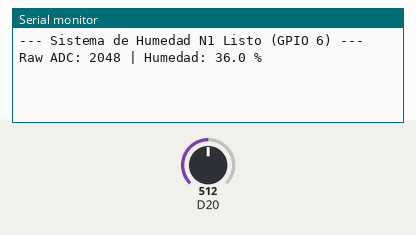
Simulated run of this sketch. Board: Arduino Zero (SAMD21). On the bench: the last lines printed to the serial monitor. The inputs (shaded band) are chosen by the test bench; at power-on: D20 = 512 (analog values on the 0–1023 scale).

Above: at 2.7 s.
2.8 s: D20 set to 716
At 4.0 s:
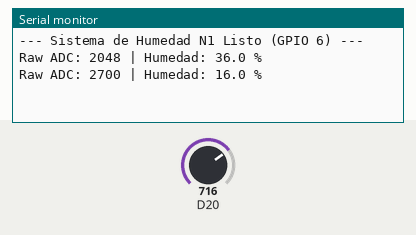
4.3 s: D20 set to 900
At 4.8 s:
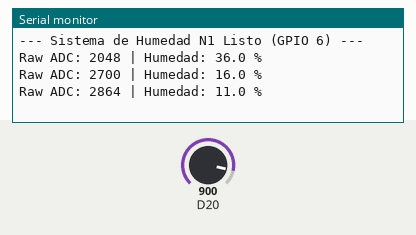
Timing chart, 0 to 7.3 s (numbered marks = the images above; inputs shaded):
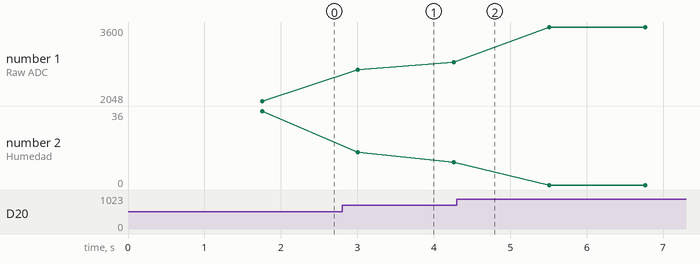

Measured:
- after the input at 2.8 s, the serial monitor: prints a new line after 0.21 s (image 1)
- plotted number 1: 2048 → 2864 after the input at 2.8 s, 2864 → 3600 after the input at 4.3 s
- plotted number 2: 36 → 11 after the input at 2.8 s, 11 → 0 after the input at 4.3 s

The sketch:

Calibracion-Humedad.ino
```cpp
/*

* Arduino Nesso N1 - Sensor Humedad DFROBOT v1.0

* Pin de Señal: Pin 4 (GPIO 6) del conector HAT J4

*/


const int SENSOR_PIN = 6; // GPIO 6 (Pin 4 del HAT J4)


// Calibración del sensor con valores extremos:

int valorAire = 3220; // Lectura en aire

int valorAgua = 0; // Lectura mínima sumergido en agua


void setup() {

Serial.begin(115200);

delay(1500);


analogReadResolution(12);

pinMode(SENSOR_PIN, INPUT);


Serial.println("--- Sistema de Humedad N1 Listo (GPIO 6) ---");

}


void loop() {

// Promedio de 25 muestras para estabilizar la lectura

long suma = 0;

for (int i = 0; i < 25; i++) {

suma += analogRead(SENSOR_PIN);

delay(10);

}

int valorCrudo = suma / 25;


// Mapeo inverso: a menor lectura analógica, mayor humedad

float humedad = map(valorCrudo, valorAire, valorAgua, 0, 100);

humedad = constrain(humedad, 0.0, 100.0);


Serial.print("Raw ADC: ");

Serial.print(valorCrudo);

Serial.print(" | Humedad: ");

Serial.print(humedad, 1);

Serial.println(" %");


delay(1000);

}
```
